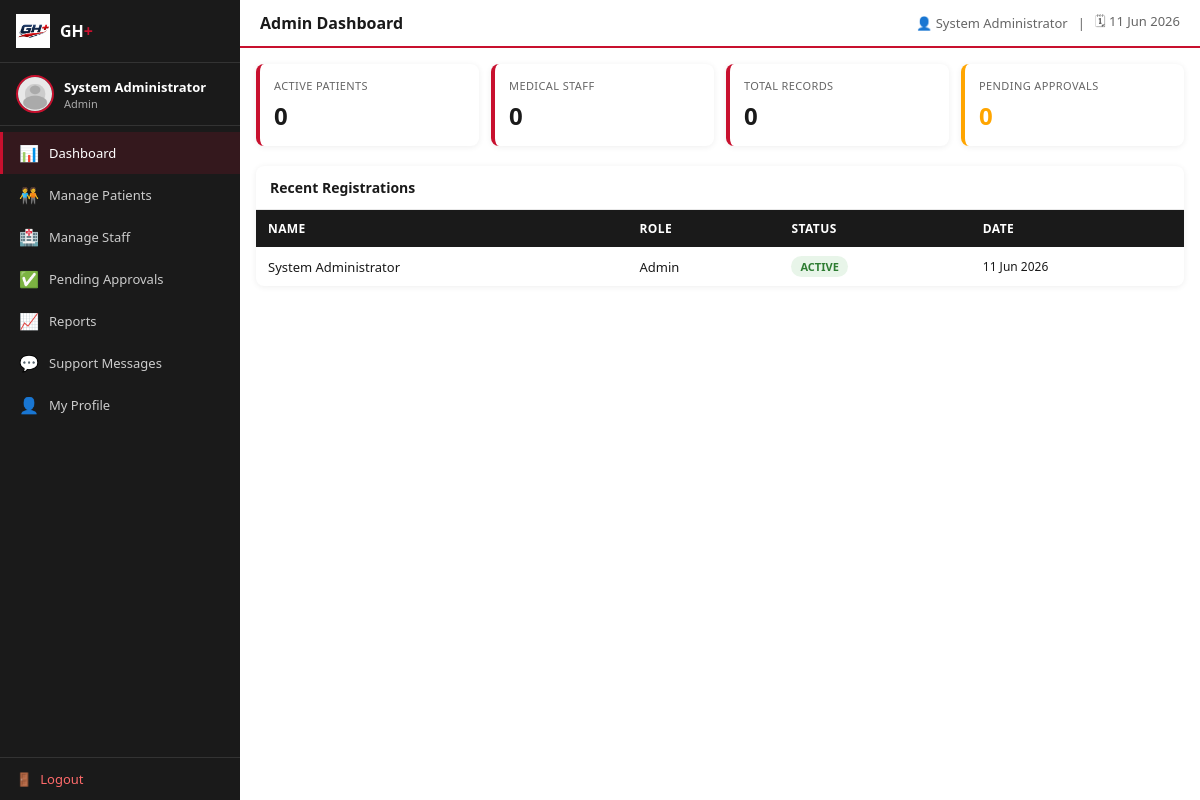
Page /admin/dashboard.php (signed in) on the committed database.
### tables this page shows
CREATE TABLE users (
    id INT AUTO_INCREMENT PRIMARY KEY,
    nic VARCHAR(12) NOT NULL UNIQUE,
    full_name VARCHAR(150) NOT NULL,
    password VARCHAR(255) NOT NULL,
    role ENUM('patient','doctor','admin') NOT NULL DEFAULT 'patient',
    email VARCHAR(150),
    phone VARCHAR(15),
    date_of_birth DATE,
    gender ENUM('male','female','other'),
    city VARCHAR(100),
    blood_type ENUM('A+','A-','B+','B-','O+','O-','AB+','AB-'),
    profile_photo VARCHAR(255) DEFAULT 'default.png',
    status ENUM('pending','active','inactive','rejected') DEFAULT 'pending',
    created_at DATETIME DEFAULT CURRENT_TIMESTAMP,
    updated_at DATETIME DEFAULT CURRENT_TIMESTAMP ON UPDATE CURRENT_TIMESTAMP
);

### admin/dashboard.php (the view, shortened to what this page needs)
<?php
require_once '../includes/config.php';
$total_patients = $conn->query("SELECT COUNT(*) c FROM users WHERE role='patient' AND status='active'")->fetch_assoc()['c'];
$total_staff    = $conn->query("SELECT COUNT(*) c FROM users WHERE role='doctor' AND status='active'")->fetch_assoc()['c'];
$total_records  = $conn->query("SELECT COUNT(*) c FROM medical_records")->fetch_assoc()['c'];
$pending        = $conn->query("SELECT COUNT(*) c FROM users WHERE status='pending'")->fetch_assoc()['c'];
$recent_users = $conn->query("SELECT id, full_name, role, status, created_at FROM users ORDER BY created_at DESC LIMIT 8")->fetch_all(MYSQLI_ASSOC);
?>
<!DOCTYPE html>
<html lang="en">
<head>
<link rel="stylesheet" href="../css/style.css">
</head>
<body>
<div class="dashboard">
    <?php include '../includes/sidebar.php'; ?>
    <div class="main-content">
        <div class="topbar">
            <h1>Admin Dashboard</h1>
            <div class="topbar-right">
                <span>👤 <?= htmlspecialchars($_SESSION['full_name']) ?></span>
                <span>|</span>
                <span>🗓 <?= date('d M Y') ?></span>
            </div>
        </div>
        <div class="content-area">
            <div class="stat-grid">
                <div class="stat-card">
                    <div class="stat-label">Active Patients</div>
                    <div class="stat-value"><?= $total_patients ?></div>
                </div>
                <div class="stat-card">
                    <div class="stat-label">Medical Staff</div>
                    <div class="stat-value"><?= $total_staff ?></div>
                </div>
                <div class="stat-card">
                    <div class="stat-label">Total Records</div>
                    <div class="stat-value"><?= $total_records ?></div>
                </div>
                <div class="stat-card" style="border-left-color:orange;">
                    <div class="stat-label">Pending Approvals</div>
                    <div class="stat-value" style="color:orange;"><?= $pending ?></div>
                </div>
            </div>
            <div style="display:grid;grid-template-columns:1fr;gap:20px;">
                <div class="table-wrap">
                    <div class="table-header"><h3>Recent Registrations</h3></div>
                    <table>
                        <thead><tr><th>Name</th><th>Role</th><th>Status</th><th>Date</th></tr></thead>
                        <tbody>
                            <?php foreach ($recent_users as $u): ?>
                            <tr>
                                <td><?= htmlspecialchars($u['full_name']) ?></td>
                                <td style="text-transform:capitalize;"><?= $u['role'] ?></td>
                                <td><span class="badge badge-<?= $u['status'] ?>"><?= $u['status'] ?></span></td>
                                <td style="font-size:12px;"><?= date('d M Y', strtotime($u['created_at'])) ?></td>
                            </tr>
                            <?php endforeach; ?>
                        </tbody>
                    </table>
                </div>
            </div>
        </div>
    </div>
</div>
</body>
</html>

### css/style.css (style rules this page uses)
:root { --red: #C8102E; --red-dark: #a00c24; --red-light: #fde8ec; --black: #1a1a1a; --gray-dark: #333333; --gray: #666666; --gray-light:#e8e8e8; --white: #ffffff; --sidebar-w: 240px; }
* { box-sizing: border-box; margin: 0; padding: 0; }
body { font-family: 'Segoe UI', Arial, sans-serif; font-size: 14px; color: var(--black); -webkit-text-size-adjust: 100%; }
h1 { font-size: 20px; font-weight: 600; }
h3 { font-size: 15px; font-weight: 600; }
.dashboard { display: flex; min-height: 100vh; }
.main-content { margin-left: var(--sidebar-w); flex: 1; display: flex; flex-direction: column; min-height: 100vh; min-width: 0; }
.topbar { background: var(--white); border-bottom: 2px solid var(--red); padding: 12px 20px; display: flex; align-items: center; justify-content: space-between; position: sticky; top: 0; z-index: 50; gap: 10px; }
.topbar h1 { font-size: 16px; font-weight: 600; flex: 1; }
.topbar-right { display: flex; align-items: center; gap: 10px; font-size: 13px; color: var(--gray); flex-shrink: 0; }
.content-area { padding: 16px; flex: 1; }
.stat-grid { display: grid; grid-template-columns: repeat(auto-fit, minmax(140px, 1fr)); gap: 12px; margin-bottom: 20px; }
.stat-card { background: var(--white); border-radius: 8px; padding: 14px; border-left: 4px solid var(--red); box-shadow: 0 1px 6px rgba(0,0,0,0.07); }
.stat-card .stat-label { font-size: 11px; text-transform: uppercase; letter-spacing: 0.4px; color: var(--gray); margin-bottom: 6px; }
.stat-card .stat-value { font-size: 24px; font-weight: 700; color: var(--black); }
.table-wrap { background: var(--white); border-radius: 8px; box-shadow: 0 1px 6px rgba(0,0,0,0.07); overflow-x: auto; -webkit-overflow-scrolling: touch; margin-bottom: 20px; }
.table-header { padding: 12px 14px; display: flex; align-items: center; justify-content: space-between; border-bottom: 1px solid var(--gray-light); gap: 10px; flex-wrap: wrap; }
.table-header h3 { font-size: 14px; }
table { width: 100%; border-collapse: collapse; }
table th { background: var(--black); color: var(--white); text-align: left; padding: 10px 12px; font-size: 12px; text-transform: uppercase; letter-spacing: 0.4px; white-space: nowrap; }
table td { padding: 9px 12px; border-bottom: 1px solid #f0f0f0; font-size: 13px; vertical-align: middle; }
table tr:last-child td { border-bottom: none; }
.badge { display: inline-block; padding: 3px 9px; border-radius: 20px; font-size: 11px; font-weight: 600; text-transform: uppercase; white-space: nowrap; }
.badge-active { background: #e8f5e9; color: #2e7d32; }

### rows in the picture
users: full_name "System Administrator", role "Admin", status "ACTIVE", created_at "11 Jun 2026"

### other values in the picture
$name "System Administrator"
$role "Admin"
$_SESSION['full_name'] "System Administrator"
$total_patients "0"
$total_staff "0"
$total_records "0"
$pending "0"
